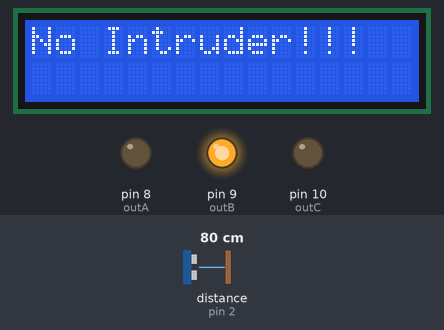
Simulated run of this sketch. Board: Arduino Uno, built with avr-gcc and run on an emulated ATmega328P. On the bench: 16×2 character LCD, output pins drawn as LEDs (lit = HIGH). Wiring (inferred from the names in the program): ultrasonic range finder: trigger pin 3; echo pin 2. The inputs (shaded band) are chosen by the test bench; at power-on: distance to the obstacle (sensor on pin 2) 80 cm. The echo pulse lasts 58.3 µs per cm; pins used as bus, display or sensor lines are not drawn; what the sketch prints to the serial monitor is not drawn.

Above: at 1.2 s.
1.3 s: distance to the obstacle (sensor on pin 2) set to 11 cm
2.8 s: distance to the obstacle (sensor on pin 2) set to 8 cm
At 3.7 s:
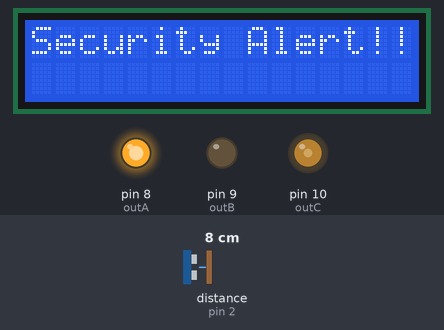
4.5 s: distance to the obstacle (sensor on pin 2) set to 120 cm
At 5.1 s:
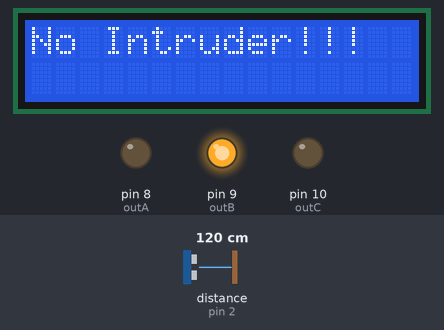
7.5 s: distance to the obstacle (sensor on pin 2) set to 12 cm
9.0 s: distance to the obstacle (sensor on pin 2) set to 9 cm
At 9.06 s:
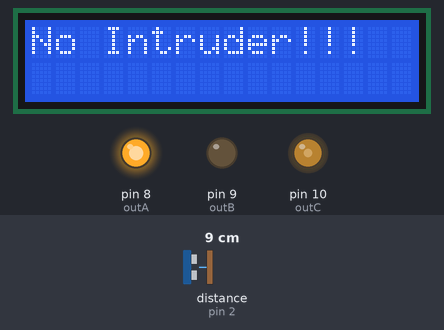
Timing chart, 0 to 11.9 s (numbered marks = the images above; inputs shaded):
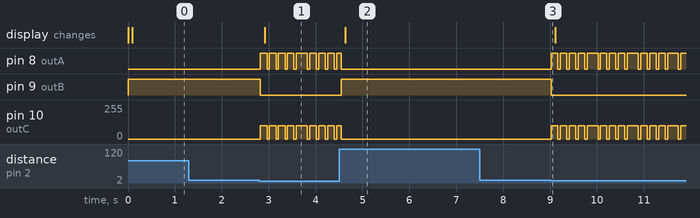

Measured:
- the behaviour switches between 10 and 9 cm on distance to the obstacle (sensor on pin 2) (found by bisection; images 0 and 1)
- the behaviour switches between 11 and 10 cm on distance to the obstacle (sensor on pin 2) (found by bisection; images 2 and 3)
- after the input at 1.3 s, every drawn part: stays the same
- after the input at 2.8 s, pin 8 (outA): goes 4 × (HIGH 0.14 s, LOW 0.05 s), HIGH 0.23 s, 3 × (LOW 0.05 s, HIGH 0.14 s), LOW 0.05 s, then HIGH, starting at once; pin 9 (outB): HIGH → LOW at once
- after the input at 4.5 s, pin 9 (outB): LOW → HIGH after 0.05 s; the display: changes after 0.14 s (image 2)
- after the input at 7.5 s, every drawn part: stays the same
- after the input at 9.0 s, pin 8 (outA): LOW → HIGH at once, then repeats every 0.86 s: 3 × (LOW 0.05 s, HIGH 0.14 s), LOW 0.05 s, HIGH 0.23 s; pin 9 (outB): HIGH → LOW at once; pin 10 (outC): 0/255 → 100/255 at once, then repeats every 0.86 s: 3 × (0/255 0.05 s, 100/255 0.14 s), 0/255 0.05 s, 100/255 0.23 s

The sketch:

SecurityAlertSystem.ino
```cpp
  #include <LiquidCrystal_I2C.h>
  #define echo 2
  #define trig 3
  #define outA 8// Red LED
  #define outB 9// Green LED
  #define outC 10// Buzzer

  float  duration; // time taken by the pulse to return back
  float  distance; // oneway distance travelled by the pulse
  const int intruderDistance = 10;  // the minimum distance upto which the sensor is able to sense any object

  LiquidCrystal_I2C lcd(0x27, 16, 2);

 void buzzeron(){
  lcd.init(); // initialize the lcd
  lcd.backlight();
  lcd.setCursor(0, 0);         // move cursor to   (0, 0)
  lcd.print("S");        // print message at (0, 0)
  lcd.setCursor(1, 0);
  lcd.print("e");
  lcd.setCursor(2, 0);
  lcd.print("c");
  lcd.setCursor(3, 0);
  lcd.print("u");
  lcd.setCursor(4, 0);
  lcd.print("r");
  lcd.setCursor(5, 0);
  lcd.print("i");
  lcd.setCursor(6, 0);
  lcd.print("t");
  lcd.setCursor(7, 0);
  lcd.print("y");
  lcd.setCursor(9, 0);
  lcd.print("A");
  lcd.setCursor(10, 0);
  lcd.print("l");
  lcd.setCursor(11, 0);
  lcd.print("e");
  lcd.setCursor(12, 0);
  lcd.print("r");
  lcd.setCursor(13, 0);
  lcd.print("t");
  lcd.setCursor(14, 0);
  lcd.print("!");
  lcd.setCursor(15, 0);
  lcd.print("!");}

  void buzzeroff(){
  lcd.init(); // initialize the lcd
  lcd.backlight();
  lcd.setCursor(0, 0);         // move cursor to   (0, 0)
  lcd.print("N");        // print message at (0, 0)
  lcd.setCursor(1, 0);
  lcd.print("o");
  lcd.setCursor(3, 0);
  lcd.print("I");
  lcd.setCursor(4, 0);
  lcd.print("n");
  lcd.setCursor(5, 0);
  lcd.print("t");
  lcd.setCursor(6, 0);
  lcd.print("r");
  lcd.setCursor(7, 0);
  lcd.print("u");
  lcd.setCursor(8, 0);
  lcd.print("d");
  lcd.setCursor(9, 0);
  lcd.print("e");
  lcd.setCursor(10, 0);
  lcd.print("r");
  lcd.setCursor(11, 0);
  lcd.print("!");
  lcd.setCursor(12, 0);
  lcd.print("!");
  lcd.setCursor(13, 0);
  lcd.print("!");}

  void setup() {

    pinMode(trig, OUTPUT);
    pinMode(echo, INPUT);

    pinMode(outA, OUTPUT);
    digitalWrite(outA, LOW);

    pinMode(outB, OUTPUT);
    digitalWrite(outB, LOW);
    pinMode(outC, OUTPUT);
    digitalWrite(outC, LOW);
    Serial.begin(9600); }

  void loop() {

    time_Measurement();
    distance = (float)duration * (0.0343) / 2;   // calculate the oneway distance travelled by the pulse
    Serial.println(distance);
    alarm_condition();}

  void time_Measurement(){ // function to measure the time taken by the pulse to return back
    digitalWrite(trig, LOW);
    delayMicroseconds(2);

    digitalWrite(trig, HIGH);
    delayMicroseconds(10);
    digitalWrite(trig, LOW);

    duration = pulseIn(echo, HIGH);  }

  void alarm_condition(){ //function to execute the output commands based on the sensor input
    if(distance<=intruderDistance){
      digitalWrite(outA,HIGH);
      digitalWrite(outB,LOW);
      analogWrite(outC,100);
      buzzeron();
      delay(50);
      digitalWrite(outA,LOW);
      digitalWrite(outB,LOW);
      analogWrite(outC,0);
      delay(50);
      digitalWrite(outA,HIGH);
      digitalWrite(outB,LOW);
      analogWrite(outC,100);
      buzzeron();
      delay(50);
      digitalWrite(outA,LOW);
      digitalWrite(outB,LOW);
      analogWrite(outC,0);
      delay(50);
      digitalWrite(outA,HIGH);
      digitalWrite(outB,LOW);
      analogWrite(outC,100);
      buzzeron();
      delay(50);
      digitalWrite(outA,LOW);
      digitalWrite(outB,LOW);
      analogWrite(outC,0);
      delay(50);
      digitalWrite(outA,HIGH);
      digitalWrite(outB,LOW);
      analogWrite(outC,100);
      buzzeron();
      delay(50);
      digitalWrite(outA,LOW);
      digitalWrite(outB,LOW);
      analogWrite(outC,0);
      delay(50);
      digitalWrite(outA,HIGH);
      digitalWrite(outB,LOW);
      analogWrite(outC,100);
      buzzeron();
      }

   else{
       digitalWrite(outA,LOW);
       digitalWrite(outB,HIGH);
       analogWrite(outC,0);
       buzzeroff();}
       }
```
